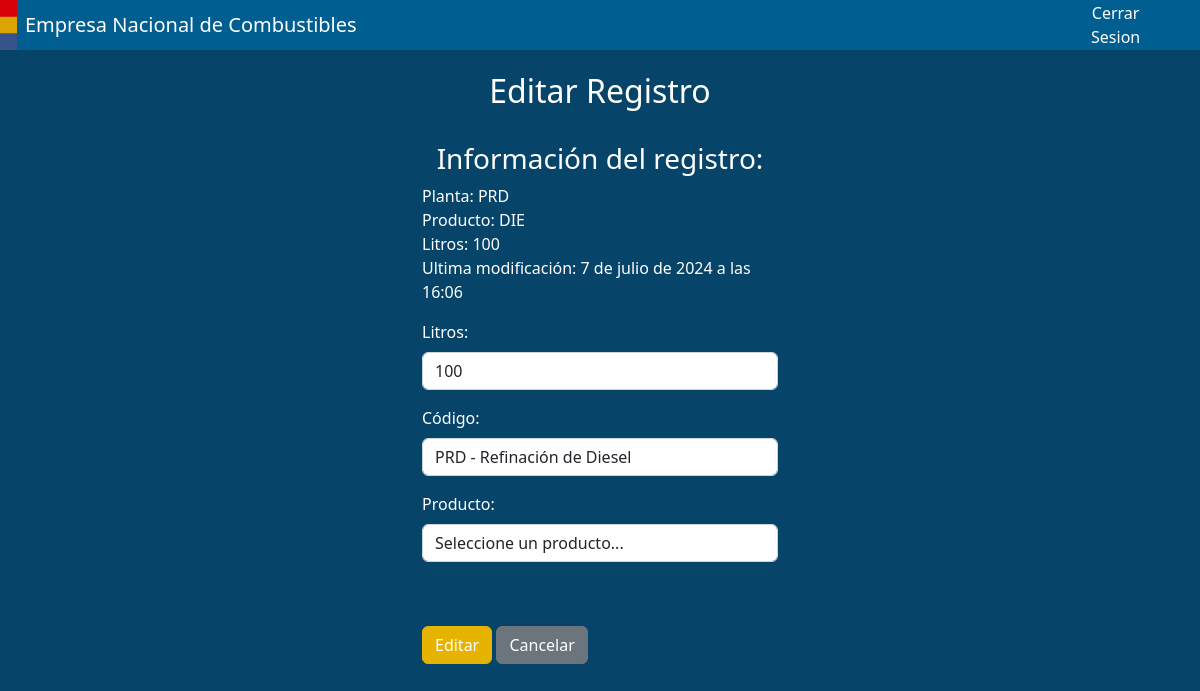
Page /editarRegistro/1/ (signed in) on the earlier database version.
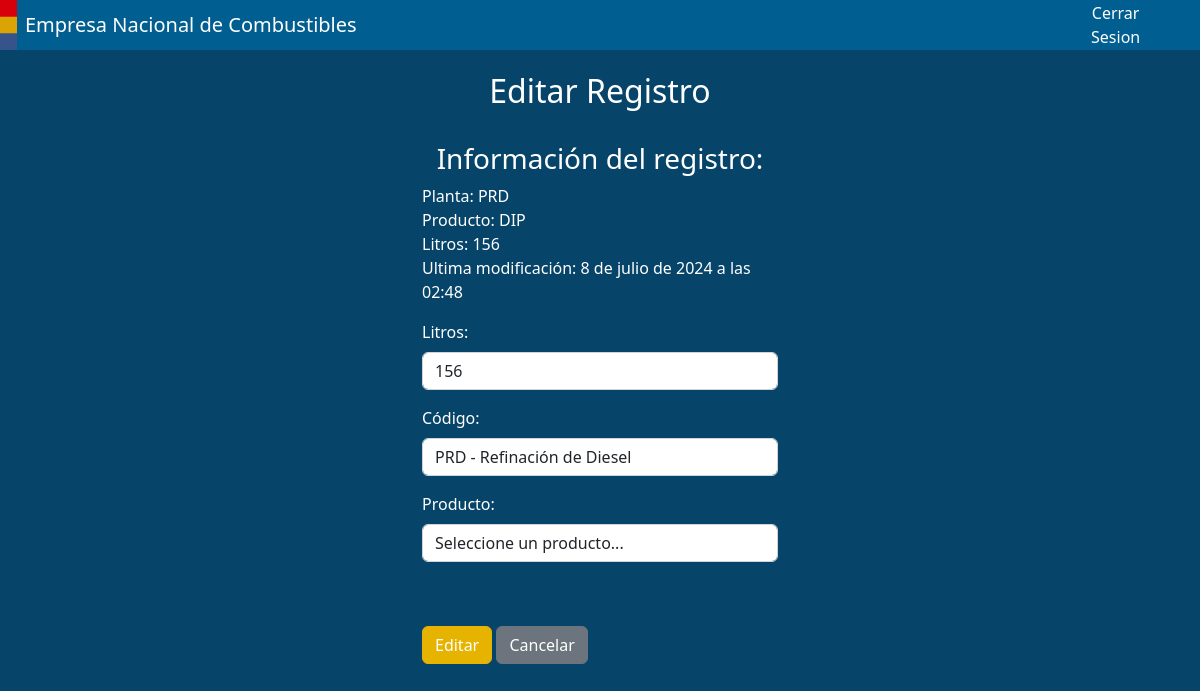
Same page on the later database version.
### core/models.py (models this page shows, shortened)
class combustible(models.Model):
    codigo = models.ForeignKey(codigoPlanta, on_delete=models.CASCADE)
    producto = models.ForeignKey(producto, on_delete=models.CASCADE)
    litros = models.IntegerField()
    fecha_hora = models.DateTimeField(auto_now_add=True)
    fecha_modificacion = models.DateTimeField(auto_now_add=True)
    usuario_modificador = models.ForeignKey(User, on_delete=models.SET_NULL, null=True, blank=True, related_name='modificaciones')
    eliminado = models.BooleanField(default=False)
    operario = models.ForeignKey(User, on_delete=models.CASCADE)
    turno = models.CharField(
        max_length=2,
        choices=TURNO_CHOICES,
        default='-'
    )

class producto(models.Model):
    nombre = models.CharField(max_length=100)
    descripcion = models.CharField(max_length=100)
    def __str__(self):
        return self.nombre

class codigoPlanta(models.Model):
    clave = models.CharField(max_length=3, unique=True)
    descripcion = models.CharField(max_length=100)
    productos = models.ManyToManyField(producto, related_name='codigos')
    def __str__(self):
        return self.clave

### core/views.py (the view, shortened to what this page needs)
# urls.py: path('editarRegistro/<int:pk>/', views.editar_registro, name='editar_registro'),
def editar_registro(request, pk):
    registro = get_object_or_404(combustible, pk=pk)
    plantas = codigoPlanta.objects.all()
    plantas_json = []
    for planta in plantas:
        productos = list(planta.productos.all().values())
        planta_data = {
            'clave': planta.clave,
            'descripcion': planta.descripcion,
            'productos': productos,
        }
        plantas_json.append(planta_data)
    plantas_json_str = json.dumps(plantas_json)
    context = {
        'codigo_plantas': plantas,
        'plantas_json': plantas_json_str,
        'registro': registro
    }
    if registro.operario != request.user:
        return redirect('listar_registros')
    return render(request, 'core/formularioEditarRegistro.html', context)

### core/templates/core/formularioEditarRegistro.html (shortened to what this page needs)
{% extends 'core/base.html' %}
{% load static %}
{% block content %}
<br><br>
<div class="container-fluid" style="background-color: #074469; height: 100vh; width: auto;">
    <br>
    <h2 class="text-center text-white">Editar Registro</h2>
    <br>
    <div class="container">
        <div class="row justify-content-center">
            <div class="col-md-4">
                <form id="editarRegistroForm" action="{% url 'editar_registro' pk=registro.pk %}" method="post">
                    <h3 class="text-white text-center">Información del registro: </h3>
                    <p class="text-white">Planta: {{ registro.codigo }} <br> Producto: {{ registro.producto}} <br> Litros: {{ registro.litros }} <br> Ultima modificación: {{ registro.fecha_modificacion }}<br></p>
                    <div class="mb-3">
                        <label for="txtLitros" class="form-label text-white">Litros:</label>
                        <input type="text" class="form-control" id="txtLitros" name="txtLitros" value="{{ registro.litros }}">
                    </div>
                    <div class="mb-3">
                        <label for="cmbCodigo" class="form-label text-white">Código:</label><br>
                        <select id="cmbCodigo" name="cmbCodigo" class="form-control" required>
                            {% for planta in codigo_plantas %}
                            <option value="{{ planta.clave }}" {% if planta.clave == registro.codigo.clave %} selected {% endif %}>{{ planta.clave }} - {{planta.descripcion}}</option>
                            {% endfor %}
                        </select>
                    </div>
                    <div class="mb-3">
                        <label for="cmbProducto" class="form-label text-white">Producto:</label><br>
                        <select id="cmbProducto" name="cmbProducto" class="form-control" required>
                            <option value="" disabled selected>Seleccione un producto...</option>
                        </select>
                        <br><br>
                    </div>
                    <input class="btn btn-primary" type="submit" style="background-color: #e5b300; border-color: #e5b300;" value="Editar" disabled>
                    <a href="{% url 'listar_registros' %}" class="btn btn-secondary">Cancelar</a>
                </form>
            </div>
        </div>
    </div>
</div>
{% endblock %}

Differences in the rows shown:
changed combustible "PRD": producto "DIE" → "DIP"; litros "100" → "156"; fecha_modificacion "7 de julio de 2024 a las 16:06" → "8 de julio de 2024 a las 02:48"; txtLitros "100" → "156"
